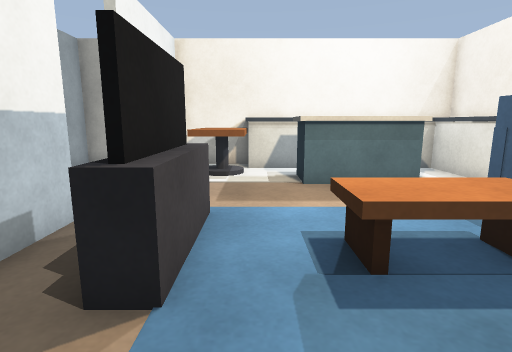
View 1 (above)

17 first-person views from a walk through a world built for the Gazebo simulator. The camera is 0.9 m above the floor, tilts 10° down and sees 80° across. The floor is counted in squares, 0.5 m on a side. Each view is taken from the middle of a square. On the plan, view 1 faces up. The plan holds only what a view shows up to about 16 squares ahead; the rest is blank.

View 2
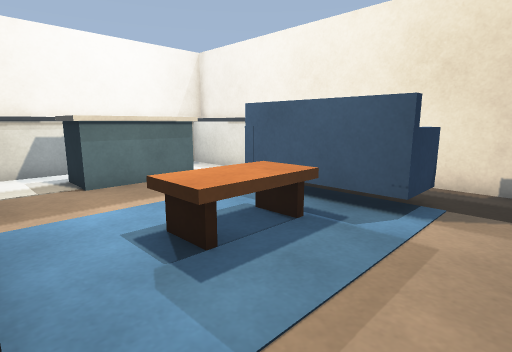

View 3
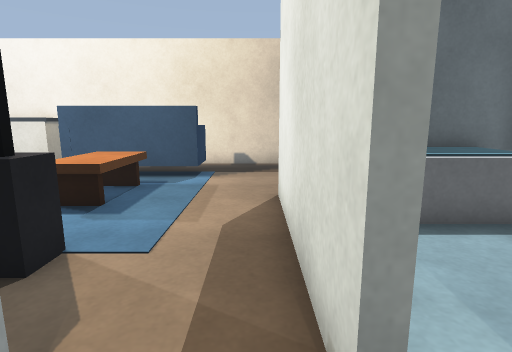

View 4
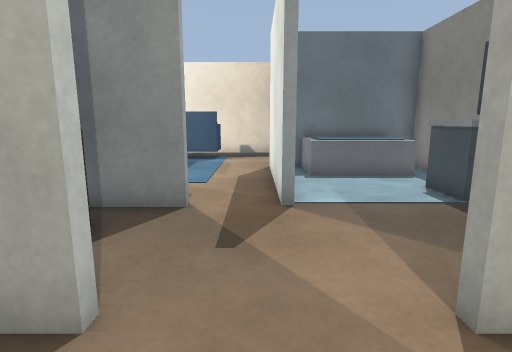

View 5
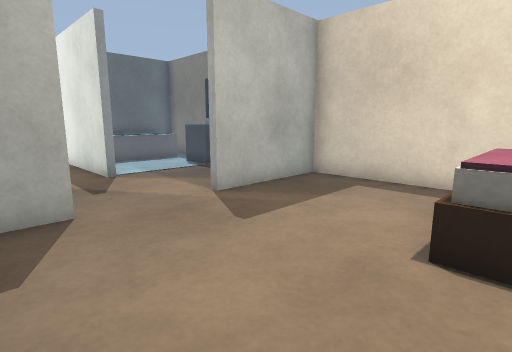

View 6
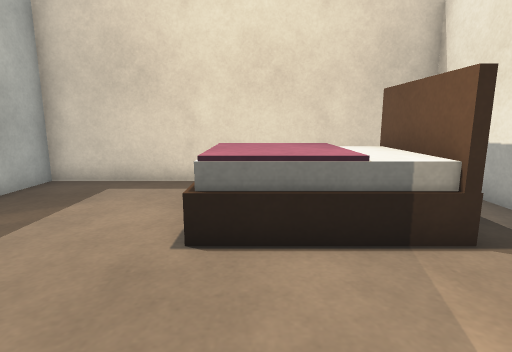

View 7
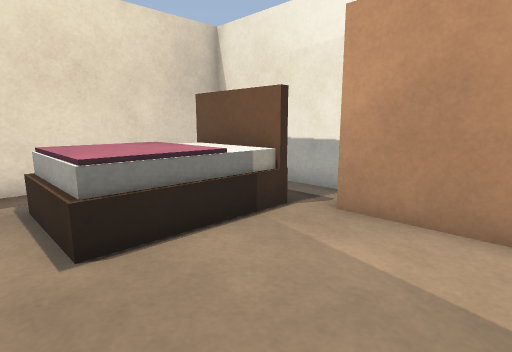

View 8
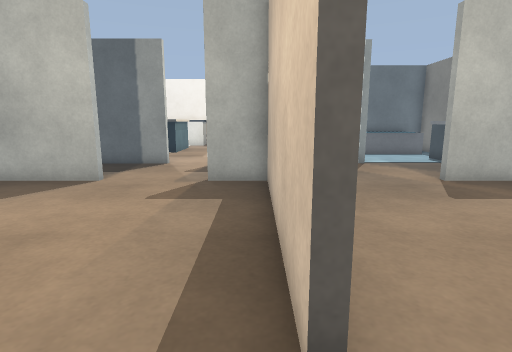

View 9
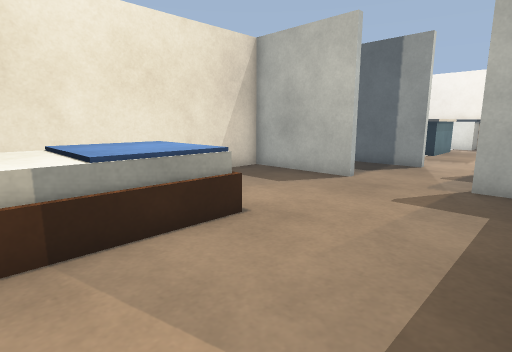

View 10
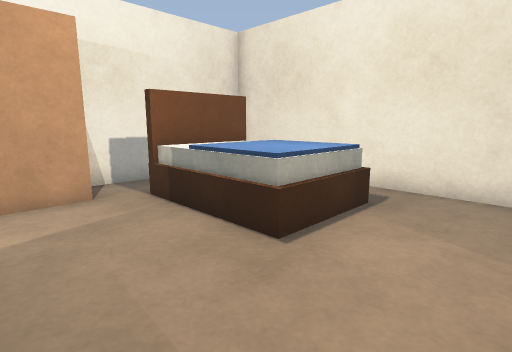

View 11
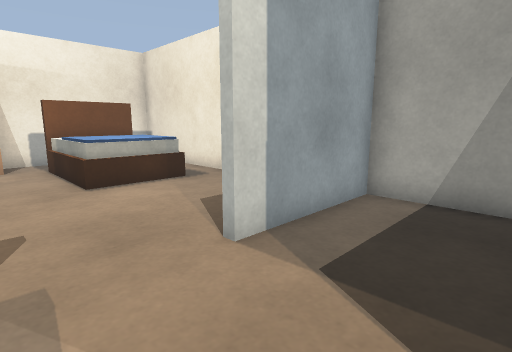

View 12
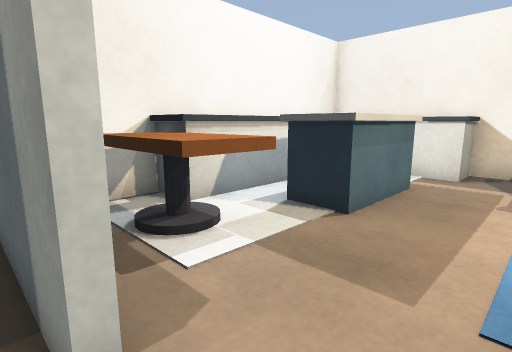

View 13
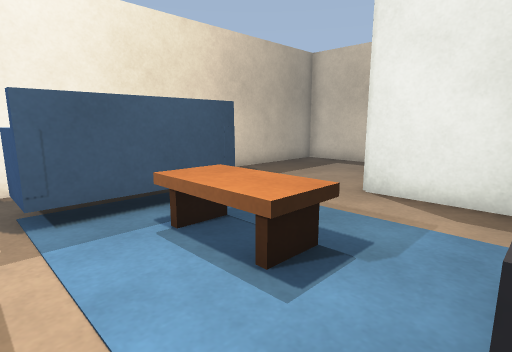

View 14
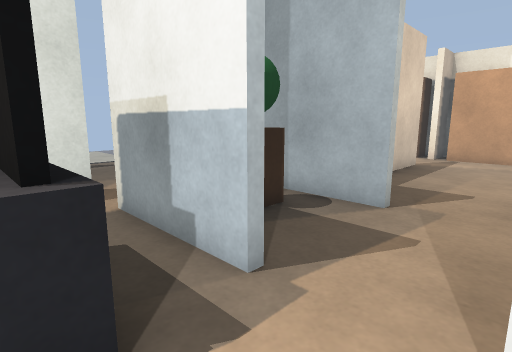

View 15
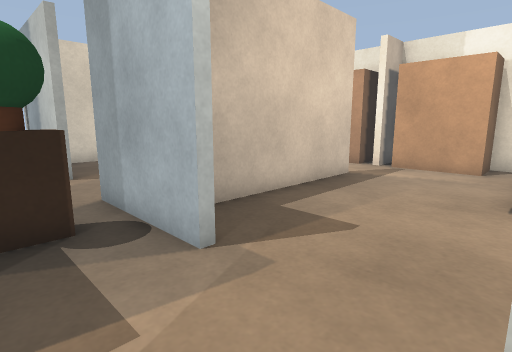

View 16
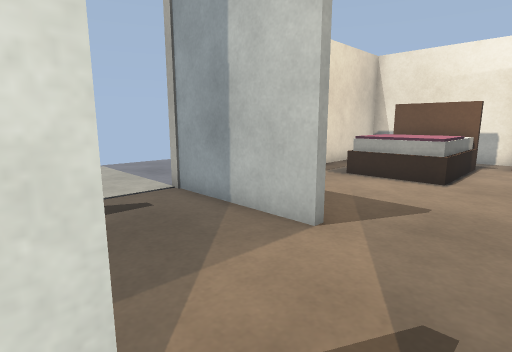

View 17
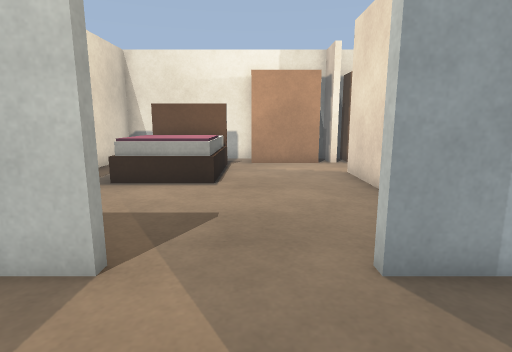

### Floor plan
Key: @ floor where view 1 was taken; # wall or solid block; . floor; C counter; T dining table; S sofa; F coffee table; B white box; E bed; W wardrobe; O other object.
Columns run from 20 left of view 1 to 9 right of it. Each row starts with its distance up from view 1.
 14  ###################
 13 #    .......#...# ..CCCCCCCCC
 12 #     ......#...# TT CCC  CCC
 11 #  EEEEE....#...# TT...   .CC
 10 #  EEEEE....#...#.TT.C    .CC
  9 #..EEEEE....#...#.TT.CCCCC.CC
  8 #...............#..........CC
  7  WW..........................#
  6   W......................SS..#
  5   W.........#...#..#     S   #
  4  #W..########.OO#..# FFFFS ..#
  3  #W.........#.OO#..#  FF S ..#
  2   W.........#...#...     SS..#
  1   W..........................#
  0  WW.................@........#
 -1 #................######......#
 -2 #..EEEEE....#.......B##......#
 -3 #..EEEEE....#.......B## .....#
 -4 #. EEEEE....#.......B## .....#
 -5 #    .......#....BB.B#B  ....#
 -6  ############...  #####  #####
 -7             ...
 -8             ...
 -9            ....
-10            ...
-11           ....
-12           ....

Positions as (right, up) in squares from view 1, and headings:
1: (0, 0), facing up
2: (-1, 0), facing up-right
3: (-5, 0), facing right
4: (-10, 0), facing right
5: (-14, 3), facing down-right
6: (-14, 3), facing down
7: (-12, 3), facing down-left
8: (-17, 4), facing right
9: (-17, 4), facing up-right
10: (-10, 5), facing up-left
11: (-4, 6), facing up-left
12: (-4, 6), facing up-right
13: (-1, 7), facing down-right
14: (-1, 8), facing down-left
15: (-5, 9), facing down-left
16: (-3, 1), facing down-left
17: (-4, 0), facing left
